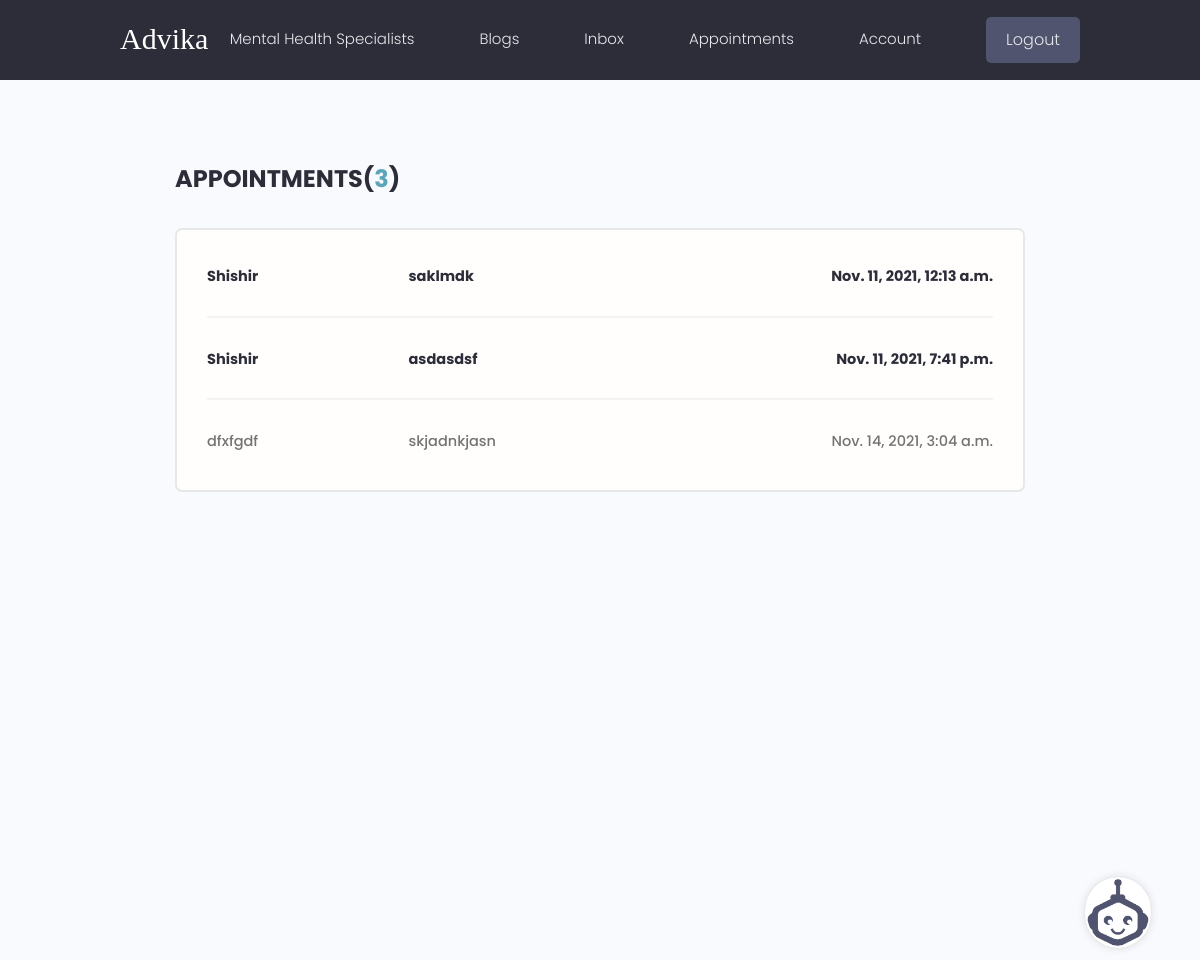
Page /appointment-inbox/ (signed in) on the committed database.
### users/models.py (models this page shows, shortened)
class Appointment(models.Model):
    sender = models.ForeignKey(Profile,on_delete=models.SET_NULL,null=True,blank=True,related_name='sender_appointments')
    recipient = models.ForeignKey(Profile,on_delete=models.SET_NULL,null=True,blank=True,related_name = 'appointments')
    name = models.CharField(max_length=200,null=True,blank=True)
    email = models.EmailField(max_length=200,null=True,blank=True)
    date = models.DateField()
    time = models.TimeField()
    confirm = models.BooleanField(default=False,null=True,blank=True)
    subject = models.CharField(max_length=200,null=True,blank=True)
    body = models.TextField()
    created = models.DateTimeField(auto_now_add=True)
    id = models.UUIDField(default=uuid.uuid4, unique=True,
                          primary_key=True, editable=False)

### users/views.py (the view)
# urls.py: path('appointment-inbox/',views.appointmentInbox,name='appointmentInbox'),
@login_required(login_url='login')
def appointmentInbox(request):
    profile = request.user.profile
    if profile.role == 'Mental Health Specialist':
        appointmentRequests = profile.appointments.all().order_by('-confirm')
    else:
        appointmentRequests=profile.sender_appointments.all()
        appointmentRequests.filter(confirm = True)
    Count = appointmentRequests.count()
    context = {'appointmentRequests': appointmentRequests, 'Count': Count}
    return render(request,'users/appointmentInbox.html',context)

### users/templates/users/appointmentInbox.html
{% extends 'main.html' %}
{% block content %}
<main class="inbox my-xl">
  <div class="content-box">
    <h3 class="inbox__title">Appointments(<span>{{Count}}</span>)</h3>
    <ul class="messages">
      {% for appointment in appointmentRequests %}
      {% if appointment.confirm == True %}
      <li class="message message--unread">
        {% else %}
      <li class="message">
        {% endif %}
        <a href="{% url 'appointment' appointment.id %}">
          <span class="message__author">{{appointment.name}}</span>
          <span class="message__subject">{{appointment.subject}}</span>
          <span class="message__date">{{appointment.date}}, {{appointment.time}}</span>
        </a>
      </li>
      {% endfor %}
    </ul>
  </div>
</main>
{% endblock content %}

### static/styles/app.css (style rules this page uses)
:root { --color-sub: #2d2d39; }
.content-box { width: 95%; max-width: 85rem; margin: 0 auto; }
.inbox { height: 90vh; }
.inbox__title, .inbox__title span { font-size: 2.4rem; font-weight: 700; color: var(--color-sub); text-transform: uppercase; text-align: left; margin-bottom: 3rem; }
.inbox__title span { color: var(--color-main); }
.messages { list-style: none; background: var(--color-white); padding: 0.5rem 3rem; border: 2px solid var(--color-light); border-radius: 0.7rem; }
.message { padding: 2.5rem 0; }
.message > a span { font-size: 1.45rem; font-weight: 500; }
.message.message--unread a span { font-weight: 700; color: var(--color-sub); }
.message:not(:last-child) { border-bottom: 2px solid var(--color-white-light); }
.message > a { display: flex; gap: 1rem; }
.message__author, .message__date { flex-basis: 25%; }
.message__subject { flex-basis: 50%; }
.message__date { text-align: right; }

### static/styles/chatbot.css (style rules this page uses)
.message { margin-top: 5px; margin-bottom: 5px; margin-right: 0; margin-left: 0; }

### static/uikit/styles/modules/_variables.css (style rules this page uses)
:root { --color-main: #5aa5b9; --color-main-light: #e6faff; --color-sub: #3f4156; --color-sub-light: #51546e; --color-sub-lighter: #ededfd; --color-text: #737373; --color-gray: #8b8b8b; --color-light: #e5e7eb; --color-light-gray: #767676; --color-bg: #f8fafd; --color-white: #fffefd; --color-white-light: #f3f3f3; --color-success: #359e64; --color-success-bg: #def8e8; --color-error: #fc4b0b; --color-error-bg: #fff2ee; --font-base: 'Poppins', arial, helvetica, 'Segoe UI', roboto, ubuntu, sans-serif; --font-monospace: 'Fira Code', 'Courier New', courier, monospace; --font-regular: 300; --font-medium: 500; --font-bold: 700; --generic-shadow: 1px 1px 5px #00000010; --generic-transition: all 0.3s ease-in-out; }

### static/uikit/styles/modules/_base.css (style rules this page uses)
* { margin: 0; padding: 0; box-sizing: border-box; text-rendering: optimizeLegibility; color: inherit; font-size: inherit; }
html { font-size: 50%; }
@media only screen and (min-width: 480px) { html { font-size: 56.25%; } }
@media only screen and (min-width: 1200px) { html { font-size: 62.5%; } }
body { line-height: 1.6; font-weight: 400; font-size: 1.5rem; color: var(--color-text); background-color: var(--color-bg); min-height: 100vh; }

### static/uikit/styles/modules/_typography.css (style rules this page uses)
* { font-family: var(--font-base); }
h3 { font-size: 3.2rem; font-weight: var(--font-medium); }
p, span, strong { font-size: 1.6rem; color: var(--color-text); font-weight: var(--font-regular); }
a { padding-bottom: 2px; text-decoration: none; display: inline-block; color: var(--color-main); font-weight: var(--font-medium); }

### static/uikit/styles/modules/_utilities.css (style rules this page uses)
.my-xl { margin: 8rem auto; }

### rows in the picture
Appointment: name "Shishir", subject "saklmdk", date "Nov. 11, 2021", time "12:13 a.m."
Appointment: name "Shishir", subject "asdasdsf", date "Nov. 11, 2021", time "7:41 p.m."
Appointment: name "dfxfgdf", subject "skjadnkjasn", date "Nov. 14, 2021", time "3:04 a.m."

### other values in the picture
{{ Count }} "3"
